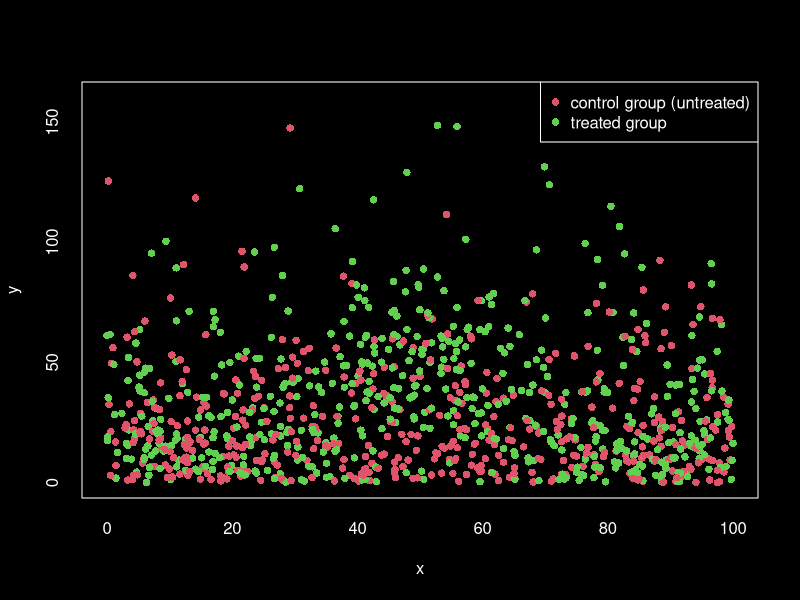
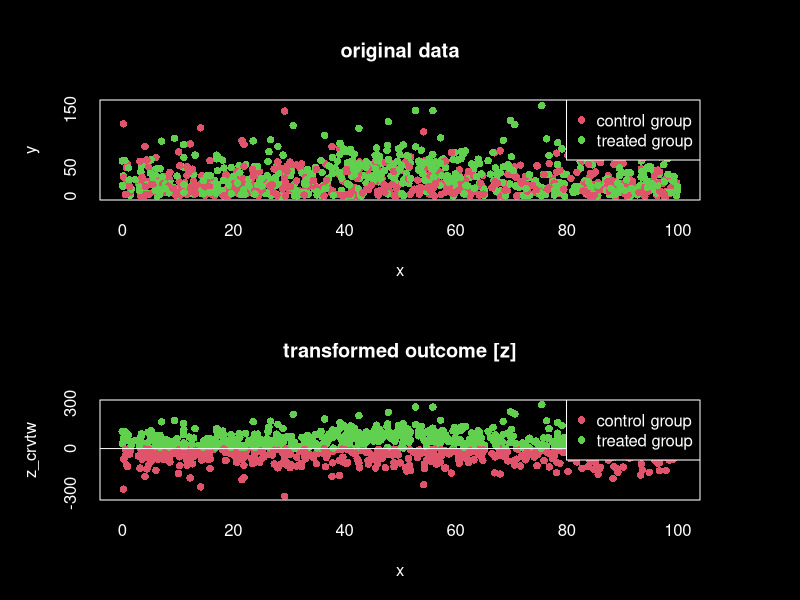
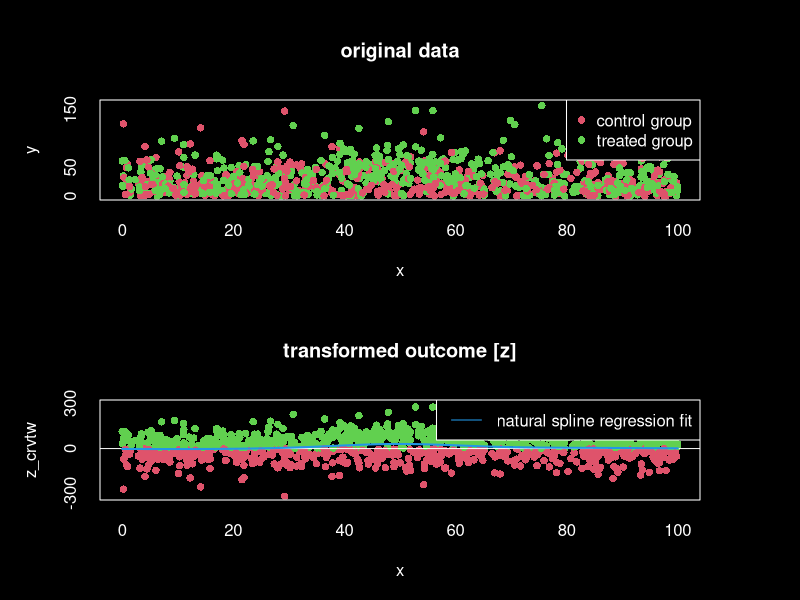
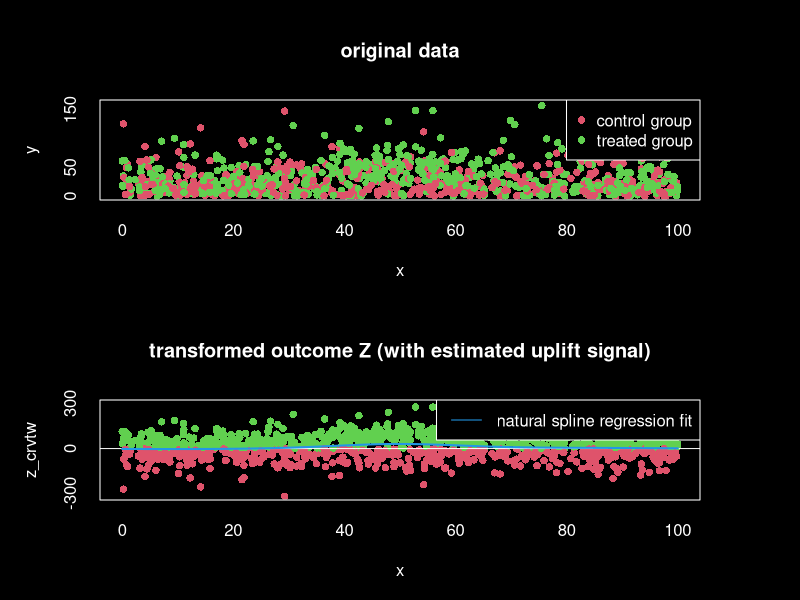
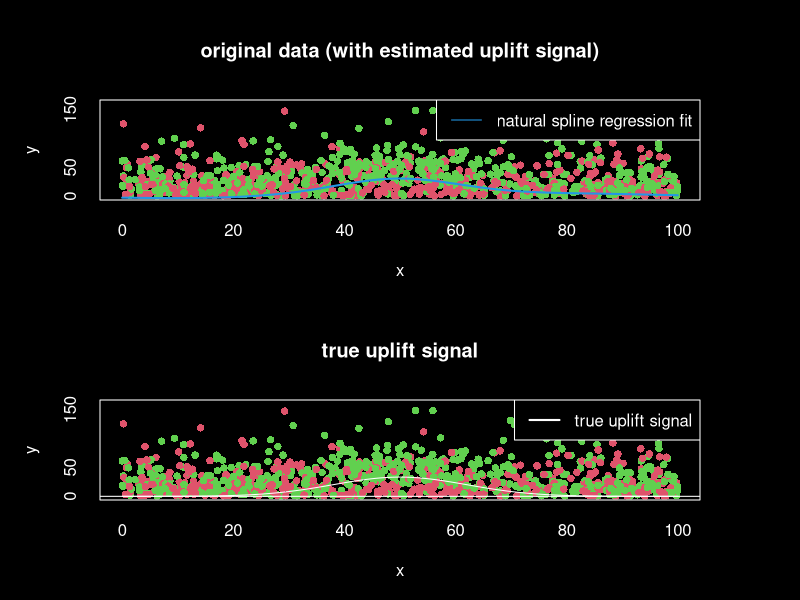

Write the R code that produced these figures, in order.
## ---- chunk 1
library(splines)
## ---- chunk 2
set.seed(9713)
sample_size_n <- 1000
y <- rexp( n=sample_size_n, rate=0.05 )
x <- runif( n=sample_size_n, min=0, max=100 )
treat_grp <- sample( 0:1, size=sample_size_n, replace=TRUE) 
#treat_effect <- 
  
# plot( y ~ x, col=treat_grp+2, pch=16 )
# legend( "topright",
#         legend = c("control","treatment"),
#         col = 2:3,
#         pch = 16
#       )
# # true uplift:
# lines( x = seq(0,100,0.1),
#        y = dnorm( seq(0,100,0.1), mean=50, sd=10 )*1000
#      )

par(bg="black", col="white", col.axis="white", col.lab="white", col.main="white")

true_uplift_effect <- treat_grp*1000*dnorm(x, mean=50, sd=12) + rnorm( n=length(y), mean=0, sd=20 )  

y <- y + true_uplift_effect     # add the true uplift effect

y <- abs(y)       # make sure that spend can not be negative

plot( y ~ x, col=treat_grp+2, pch=16 )
legend( "topright",
        legend = c("control group (untreated)","treated group"),
        col = 2:3,
        pch = 16,
        box.col = "white"
      )
## ---- chunk 3
par( mfrow = c(2,1), mar=c(5,5,5,5),
     bg="black", col="white", col.axis="white", col.lab="white", col.main="white"
     )

factor_treat1 <- length(treat_grp) / sum(treat_grp)
factor_treat2 <- length(treat_grp) / sum(treat_grp==0)

z_crvtw <- ifelse( treat_grp==1, factor_treat1, -factor_treat2 ) * y

plot( y ~ x, col=treat_grp+2, pch=16, main="original data" )
legend( "topright",
        legend = c("control group","treated group"),
        col = 2:3,
        pch = 16,
        box.col = "white"
      )
plot( z_crvtw ~ x, col=treat_grp+2, pch=16, main="transformed outcome [z]" )
abline( h = 0 )
legend( "topright",
        legend = c("control group","treated group"),
        col = 2:3,
        pch = 16,
        box.col = "white"
      )
## ---- chunk 4
fit_lm_z <- lm( z ~ ns(x, df=6), 
                data = data.frame( z = z_crvtw, x = x )
              ) 
  
x_seq <- seq(0, 100, by=0.1 )

par( mfrow = c(2,1), mar=c(5,5,5,5),
     bg="black", col="white", col.axis="white", col.lab="white", col.main="white"
     )

plot( y ~ x, col=treat_grp+2, pch=16, main="original data" )
legend( "topright",
        legend = c("control group","treated group"),
        col = 2:3,
        pch = 16,
        box.col = "white"
      )
plot( z_crvtw ~ x, col=treat_grp+2, pch=16, main="transformed outcome [z]" )
abline( h = 0 )
lines( x = x_seq,
       y = predict( fit_lm_z, newdata = data.frame(x=x_seq) ),
       col = 4,
       lwd = 2
     )
legend( "topright",
        legend = c("natural spline regression fit"),
        col = 4,
        lty = 1,
        box.col = "white"
      )
## ---- chunk 5

par( mfrow = c(2,1), mar=c(5,5,5,5),
     bg="black", col="white", col.axis="white", col.lab="white", col.main="white"
     )

plot( y ~ x, col=treat_grp+2, pch=16, main = "original data" )
legend( "topright",
        legend = c("control group","treated group"),
        col = 2:3,
        pch = 16,
        box.col="white"
      )

plot( z_crvtw ~ x, col=treat_grp+2, pch=16, main="transformed outcome Z (with estimated uplift signal)"
    )
abline( h = 0 )
lines( x = x_seq,
       y = predict( fit_lm_z, newdata = data.frame(x=x_seq) ),
       col = 4,
       lwd = 2
     )
legend( "topright",
        legend = c("natural spline regression fit"),
        col = 4,
        lty = 1,
        box.col="white"
      )

plot( y ~ x, col=treat_grp+2, pch=16, main = "original data (with estimated uplift signal)" )
legend( "topright",
        legend = c("natural spline regression fit"),
        col = 4,
        lty = 1,
        box.col="white"
      )
lines( x = x_seq,
       y = predict( fit_lm_z, newdata = data.frame(x=x_seq) ),
       col = 4,
       lwd = 2
     )

plot( y ~ x, col=treat_grp+2, pch=16,
        main = "true uplift signal"
      )
legend( "topright",
        legend = c("true uplift signal"),
        col = "white",
        lty = 1,
        box.col="white",
        lwd = 2
      )
# true uplift:
lines( x = seq(0,100,0.1),
       y = dnorm( seq(0,100,0.1), mean=50, sd=12 )*1000
     )
abline( h=0 )
